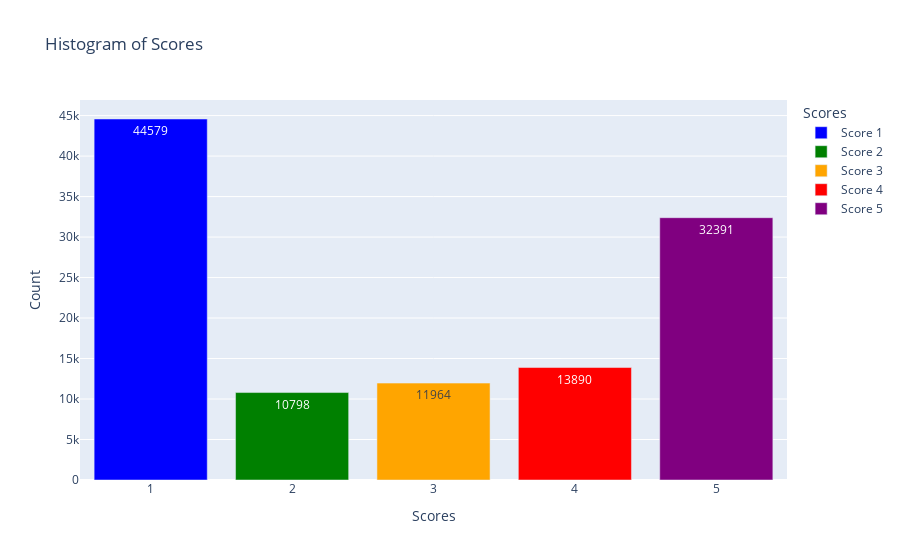

The code cell stored with this chart in its notebook:
### Code cell
import plotly.graph_objects as go
# Menghitung jumlah masing-masing nilai score
score_counts = df['score'].value_counts().sort_index()
colors = ['blue', 'green', 'orange', 'red', 'purple']

# Membuat histogram dengan Plotly
fig = go.Figure()

for score, color in zip(score_counts.index, colors):
    fig.add_trace(go.Bar(
        x=[score],
        y=[score_counts[score]],
        name=f'Score {score}',
        marker_color=color,
        text=[score_counts[score]],
        textposition='auto'
    ))

# Menambahkan judul dan label
fig.update_layout(
    title='Histogram of Scores',
    xaxis_title='Scores',
    yaxis_title='Count',
    xaxis=dict(tickmode='linear'),
    legend_title='Scores',
    bargap=0.2
)

# Menampilkan plot
fig.show()

### Figure 1 — Plotly figure (JSON) as saved in the notebook; plotly's stock layout.template omitted (floating-point values rounded to 4 significant figures)
{"data": [{"marker": {"color": "blue"}, "name": "Score 1", "text": ["44579"], "textposition": "auto", "type": "bar", "x": [1], "y": [44579]}, {"marker": {"color": "green"}, "name": "Score 2", "text": ["10798"], "textposition": "auto", "type": "bar", "x": [2], "y": [10798]}, {"marker": {"color": "orange"}, "name": "Score 3", "text": ["11964"], "textposition": "auto", "type": "bar", "x": [3], "y": [11964]}, {"marker": {"color": "red"}, "name": "Score 4", "text": ["13890"], "textposition": "auto", "type": "bar", "x": [4], "y": [13890]}, {"marker": {"color": "purple"}, "name": "Score 5", "text": ["32391"], "textposition": "auto", "type": "bar", "x": [5], "y": [32391]}], "layout": {"bargap": 0.2, "legend": {"title": {"text": "Scores"}}, "title": {"text": "Histogram of Scores"}, "xaxis": {"tickmode": "linear", "title": {"text": "Scores"}}, "yaxis": {"title": {"text": "Count"}}}}
